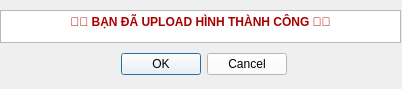
<?xml version="1.0" encoding="UTF-8"?>
<ui version="4.0">
 <class>Dialog</class>
 <widget class="QDialog" name="Dialog">
  <property name="geometry">
   <rect>
    <x>0</x>
    <y>0</y>
    <width>402</width>
    <height>89</height>
   </rect>
  </property>
  <property name="windowTitle">
   <string>Dialog</string>
  </property>
  <widget class="QDialogButtonBox" name="exit_box">
   <property name="geometry">
    <rect>
     <x>120</x>
     <y>50</y>
     <width>167</width>
     <height>29</height>
    </rect>
   </property>
   <property name="styleSheet">
    <string notr="true">color: rgb(0, 0, 0);
background-color: rgb(255, 255, 255);
font: 700 9pt &quot;Segoe UI&quot;;</string>
   </property>
   <property name="orientation">
    <enum>Qt::Horizontal</enum>
   </property>
   <property name="standardButtons">
    <set>QDialogButtonBox::Cancel|QDialogButtonBox::Ok</set>
   </property>
  </widget>
  <widget class="QTextBrowser" name="textBrowser">
   <property name="geometry">
    <rect>
     <x>0</x>
     <y>10</y>
     <width>401</width>
     <height>33</height>
    </rect>
   </property>
   <property name="styleSheet">
    <string notr="true">color: rgb(170, 0, 0);
font: 700 9pt &quot;Segoe UI&quot;;</string>
   </property>
   <property name="html">
    <string>&lt;!DOCTYPE HTML PUBLIC &quot;-//W3C//DTD HTML 4.0//EN&quot; &quot;http://www.w3.org/TR/REC-html40/strict.dtd&quot;&gt;
&lt;html&gt;&lt;head&gt;&lt;meta name=&quot;qrichtext&quot; content=&quot;1&quot; /&gt;&lt;meta charset=&quot;utf-8&quot; /&gt;&lt;style type=&quot;text/css&quot;&gt;
p, li { white-space: pre-wrap; }
hr { height: 1px; border-width: 0; }
li.unchecked::marker { content: &quot;\2610&quot;; }
li.checked::marker { content: &quot;\2612&quot;; }
&lt;/style&gt;&lt;/head&gt;&lt;body style=&quot; font-family:'Segoe UI'; font-size:9pt; font-weight:700; font-style:normal;&quot;&gt;
&lt;p align=&quot;center&quot; style=&quot; margin-top:0px; margin-bottom:0px; margin-left:0px; margin-right:0px; -qt-block-indent:0; text-indent:0px;&quot;&gt;📸📸 BẠN ĐÃ UPLOAD HÌNH THÀNH CÔNG 📸📸&lt;/p&gt;&lt;/body&gt;&lt;/html&gt;</string>
   </property>
  </widget>
 </widget>
 <resources/>
 <connections>
  <connection>
   <sender>exit_box</sender>
   <signal>accepted()</signal>
   <receiver>Dialog</receiver>
   <slot>accept()</slot>
   <hints>
    <hint type="sourcelabel">
     <x>248</x>
     <y>254</y>
    </hint>
    <hint type="destinationlabel">
     <x>157</x>
     <y>274</y>
    </hint>
   </hints>
  </connection>
  <connection>
   <sender>exit_box</sender>
   <signal>rejected()</signal>
   <receiver>Dialog</receiver>
   <slot>reject()</slot>
   <hints>
    <hint type="sourcelabel">
     <x>316</x>
     <y>260</y>
    </hint>
    <hint type="destinationlabel">
     <x>286</x>
     <y>274</y>
    </hint>
   </hints>
  </connection>
 </connections>
</ui>
